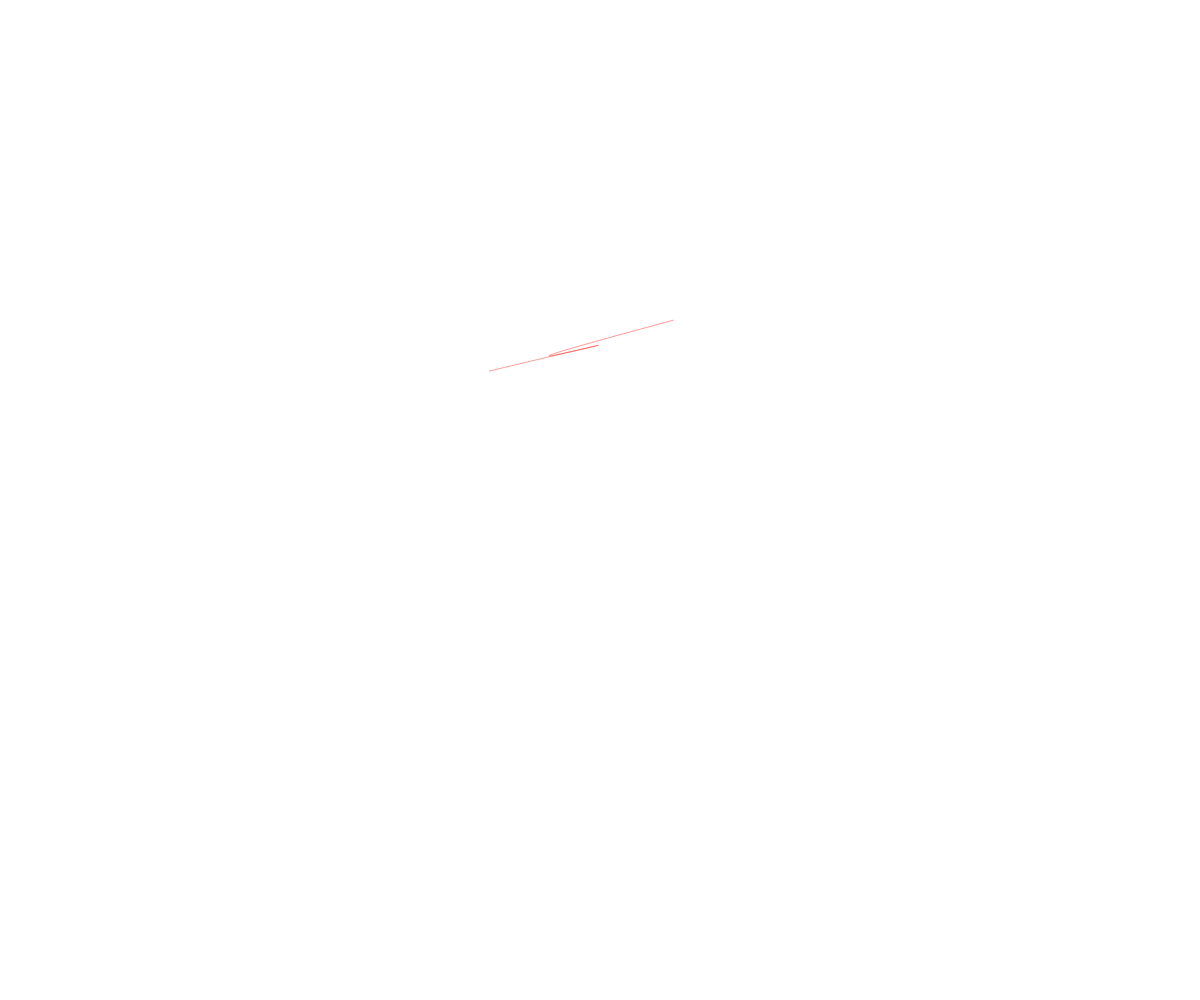
Frame 1 (no input)
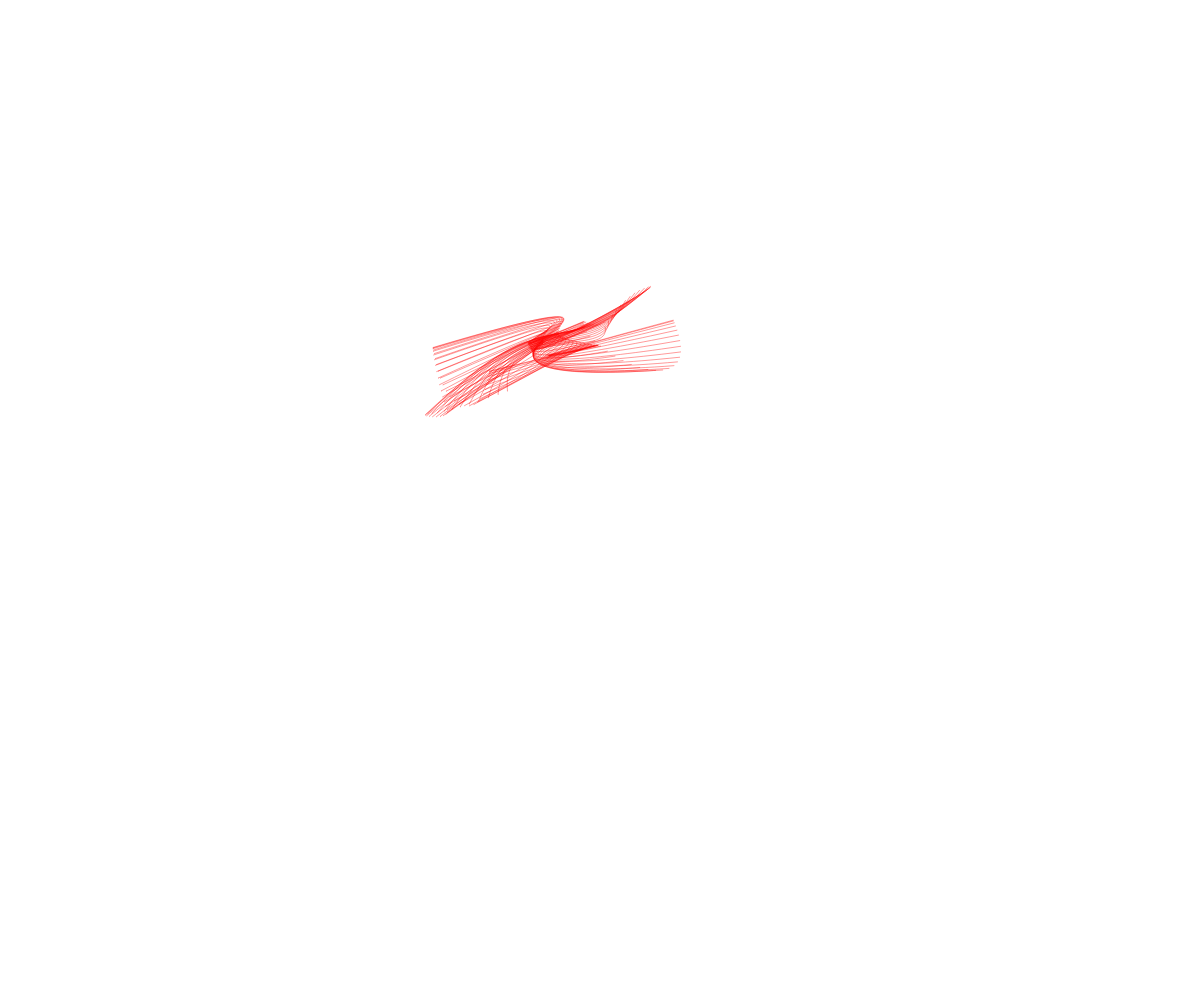
Frame 60 (no input)
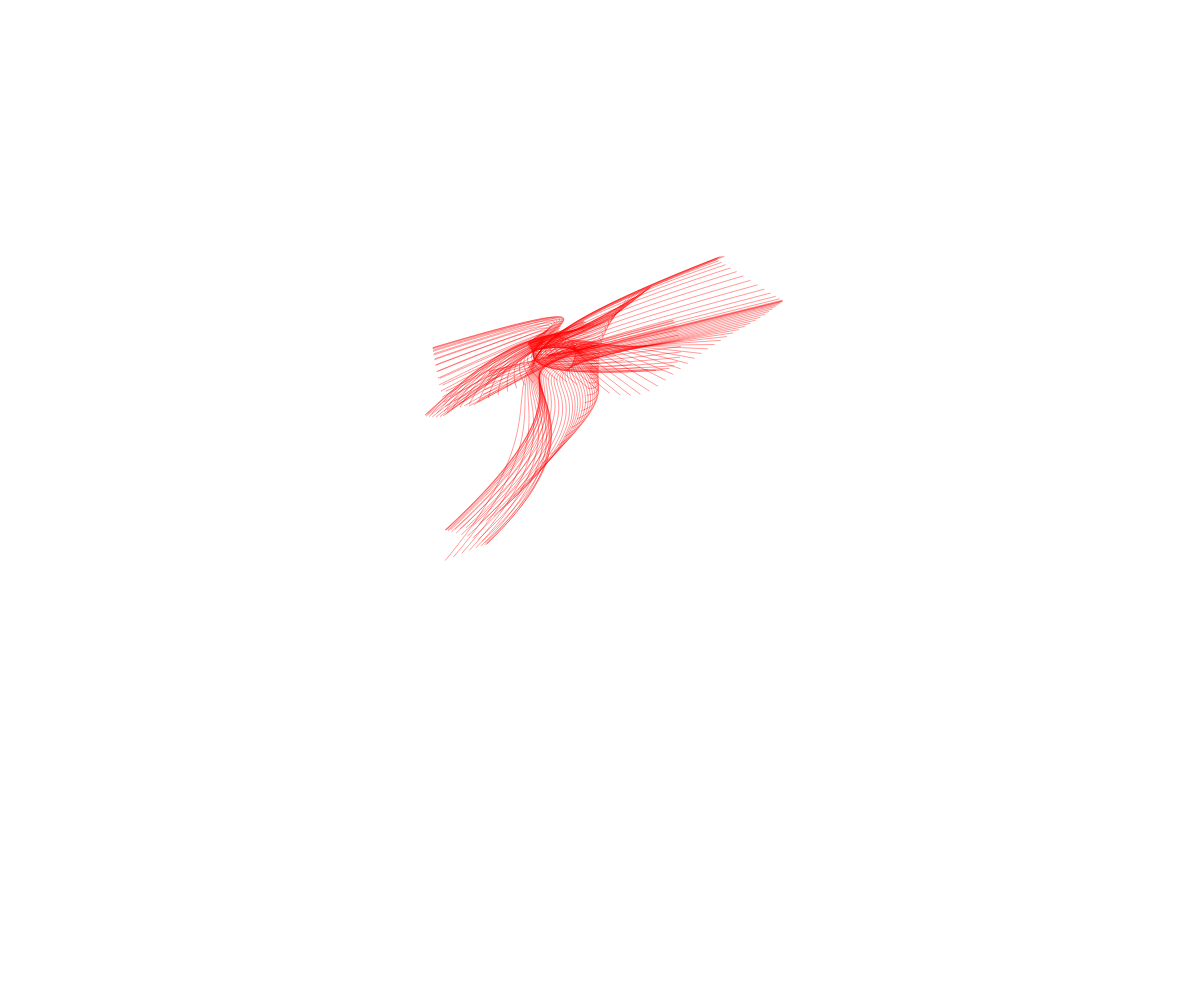
Frame 120 (the mouse pressed at the canvas centre since frame 60)

The p5.js sketch that drew these frames (run headless with seeded random() and noise() and a simulated clock; from frame 60 on, the mouse is pressed at the canvas centre):

// p5.js sketch
// ── sketch.js
/** settings */

let COLOR = [255, 0, 0]
let STROKE_WEIGHT = 20
let OFFSET_INC = 10
let OFFSET_INIT = [1, 2, 3, 4, 5, 6, 7, 8]

/** code */
let x1
let x2
let x3
let x4
let y1
let y2
let y3
let y4
let offset = 0

function setup() {
  createCanvas(window.innerWidth, window.innerHeight)
}

function draw() {
  // background(BACKGROUND_COLOR)
  strokeWeight(STROKE_WEIGHT / 50)
  stroke(COLOR[0], COLOR[1], COLOR[2])
  noFill()
  x1 = noise(offset + OFFSET_INIT[0]) * width
  x2 = noise(offset + OFFSET_INIT[1]) * width
  x3 = noise(offset + OFFSET_INIT[2]) * width
  x4 = noise(offset + OFFSET_INIT[3]) * width
  y1 = noise(offset + OFFSET_INIT[4]) * height
  y2 = noise(offset + OFFSET_INIT[5]) * height
  y3 = noise(offset + OFFSET_INIT[6]) * height
  y4 = noise(offset + OFFSET_INIT[7]) * height

  offset += OFFSET_INC / 1000

  bezier(x1, y1, x2, y2, x3, y3, x4, y4)
}
